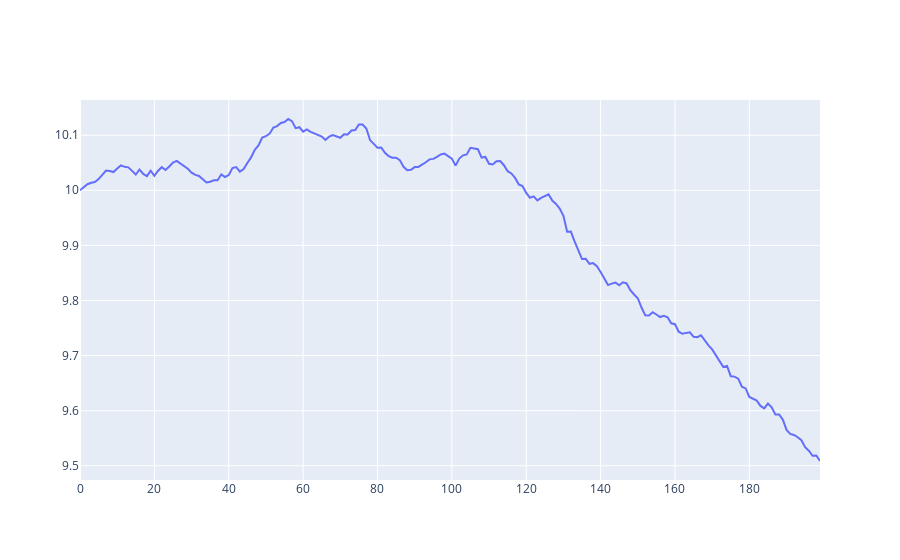

Write notebook code for a chart like this one.
### Code cell
fig = go.Figure()
fig.add_trace(go.Scatter( 
                 x=np.array(range(N)),
                 y=prices,
                 name = "Prices"))
fig.show()

### Figure 1 — Plotly figure (JSON) as saved in the notebook; plotly's stock layout.template omitted (floating-point values rounded to 4 significant figures; data arrays with more than 128 entries replaced by an {"elided": "..."} marker saying what was removed)
{"data": [{"name": "Prices", "type": "scatter", "x": {"elided": "200 int values"}, "y": {"elided": "201 float values"}}], "layout": {}}
